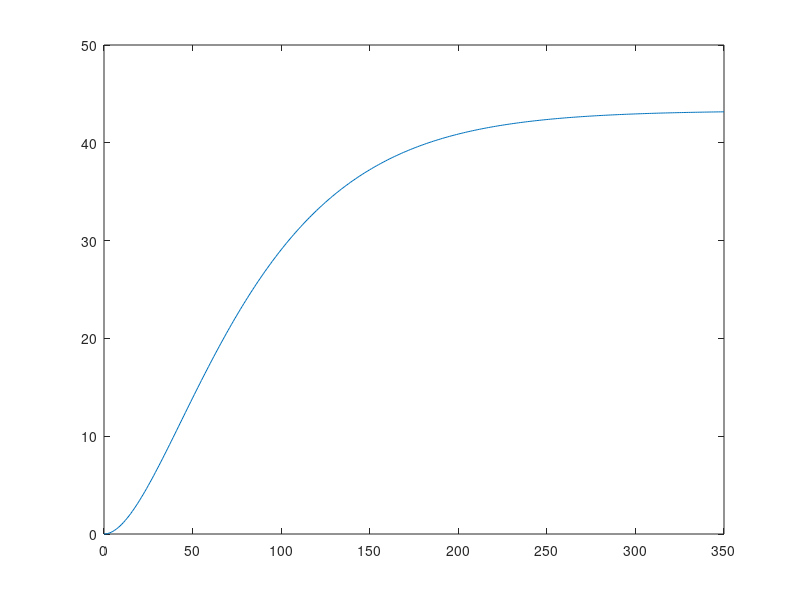

Write MATLAB code to recreate this figure.
k = 0.0231;
I = 1;

c = @(t) (I/k)*(1-exp(-k*t));

t_max = 350;

t = 0:1:t_max;

x = zeros(1,t_max+1);
y = zeros(1,t_max+1);

c2 = @(t) ( (I/k)*(1-((k*t) + 1)*exp(-k*t)) );

for i=1:1:t_max+1
    x(i) = c(i-1);
end

for i=1:1:t_max+1
    y(i) = c2(i-1);
end

plot(t,y);

limiting = I/k